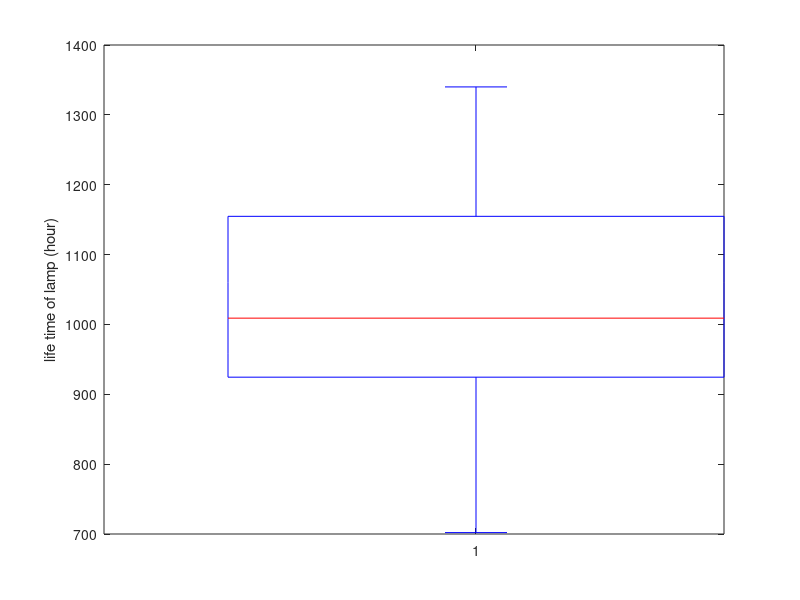

This chart was generated by the following MATLAB code:
  data=[919, 1196, 785, 1126, 936, 918,1156 ,920 ,948 ,1067, 1092, 1162,1170, 929 ,950 ,905, 972, 1035,1045, 855, 1195 ,1195 ,1340, 1122,938 ,970, 1237 ,956, 1102, 1157,978 ,832, 1009 ,1157 ,1151 ,1009,765 ,958, 902 ,1022 ,1333, 811,1217, 1085 ,896 958 ,1311, 1037,702, 923];
boxplot(data)
ylabel('life time of lamp (hour)')
